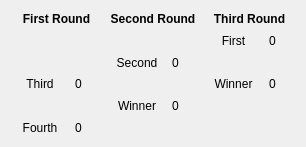
<?xml version="1.0" encoding="UTF-8"?>
<ui version="4.0">
 <class>ThirtyTwoTeamUnseededCup</class>
 <widget class="QWidget" name="ThirtyTwoTeamUnseededCup">
  <property name="geometry">
   <rect>
    <x>0</x>
    <y>0</y>
    <width>306</width>
    <height>147</height>
   </rect>
  </property>
  <property name="windowTitle">
   <string>Cup</string>
  </property>
  <layout class="QGridLayout" name="gridLayout">
   <item row="4" column="1" colspan="2">
    <widget class="QLabel" name="third1Team">
     <property name="text">
      <string>Third</string>
     </property>
     <property name="alignment">
      <set>Qt::AlignCenter</set>
     </property>
    </widget>
   </item>
   <item row="4" column="3">
    <widget class="QLabel" name="third1Score">
     <property name="text">
      <string>0</string>
     </property>
    </widget>
   </item>
   <item row="5" column="6">
    <widget class="QLabel" name="match1Score">
     <property name="text">
      <string>0</string>
     </property>
    </widget>
   </item>
   <item row="4" column="9">
    <widget class="QLabel" name="match2Score">
     <property name="text">
      <string>0</string>
     </property>
    </widget>
   </item>
   <item row="3" column="6">
    <widget class="QLabel" name="second1Score">
     <property name="text">
      <string>0</string>
     </property>
    </widget>
   </item>
   <item row="2" column="9">
    <widget class="QLabel" name="first1Score">
     <property name="text">
      <string>0</string>
     </property>
    </widget>
   </item>
   <item row="4" column="7" colspan="2">
    <widget class="QLabel" name="match2Team">
     <property name="text">
      <string>Winner</string>
     </property>
     <property name="alignment">
      <set>Qt::AlignCenter</set>
     </property>
    </widget>
   </item>
   <item row="0" column="4" colspan="3">
    <widget class="QLabel" name="secondRoundLabel">
     <property name="font">
      <font>
       <weight>75</weight>
       <bold>true</bold>
      </font>
     </property>
     <property name="text">
      <string>Second Round</string>
     </property>
     <property name="alignment">
      <set>Qt::AlignCenter</set>
     </property>
    </widget>
   </item>
   <item row="0" column="7" colspan="3">
    <widget class="QLabel" name="thirdRoundLabel">
     <property name="font">
      <font>
       <weight>75</weight>
       <bold>true</bold>
      </font>
     </property>
     <property name="text">
      <string>Third Round</string>
     </property>
     <property name="alignment">
      <set>Qt::AlignCenter</set>
     </property>
    </widget>
   </item>
   <item row="6" column="3">
    <widget class="QLabel" name="fourth1Score">
     <property name="text">
      <string>0</string>
     </property>
    </widget>
   </item>
   <item row="6" column="1" colspan="2">
    <widget class="QLabel" name="fourth1Team">
     <property name="text">
      <string>Fourth</string>
     </property>
     <property name="alignment">
      <set>Qt::AlignCenter</set>
     </property>
    </widget>
   </item>
   <item row="3" column="4" colspan="2">
    <widget class="QLabel" name="second1Team">
     <property name="text">
      <string>Second</string>
     </property>
     <property name="alignment">
      <set>Qt::AlignCenter</set>
     </property>
    </widget>
   </item>
   <item row="5" column="4" colspan="2">
    <widget class="QLabel" name="match1Team">
     <property name="text">
      <string>Winner</string>
     </property>
     <property name="alignment">
      <set>Qt::AlignCenter</set>
     </property>
    </widget>
   </item>
   <item row="2" column="7" colspan="2">
    <widget class="QLabel" name="first1Team">
     <property name="text">
      <string>First</string>
     </property>
     <property name="alignment">
      <set>Qt::AlignCenter</set>
     </property>
    </widget>
   </item>
   <item row="0" column="1" colspan="3">
    <widget class="QLabel" name="firstRoundLabel">
     <property name="font">
      <font>
       <weight>75</weight>
       <bold>true</bold>
      </font>
     </property>
     <property name="text">
      <string>First Round</string>
     </property>
     <property name="alignment">
      <set>Qt::AlignCenter</set>
     </property>
    </widget>
   </item>
  </layout>
 </widget>
 <resources/>
 <connections/>
</ui>
